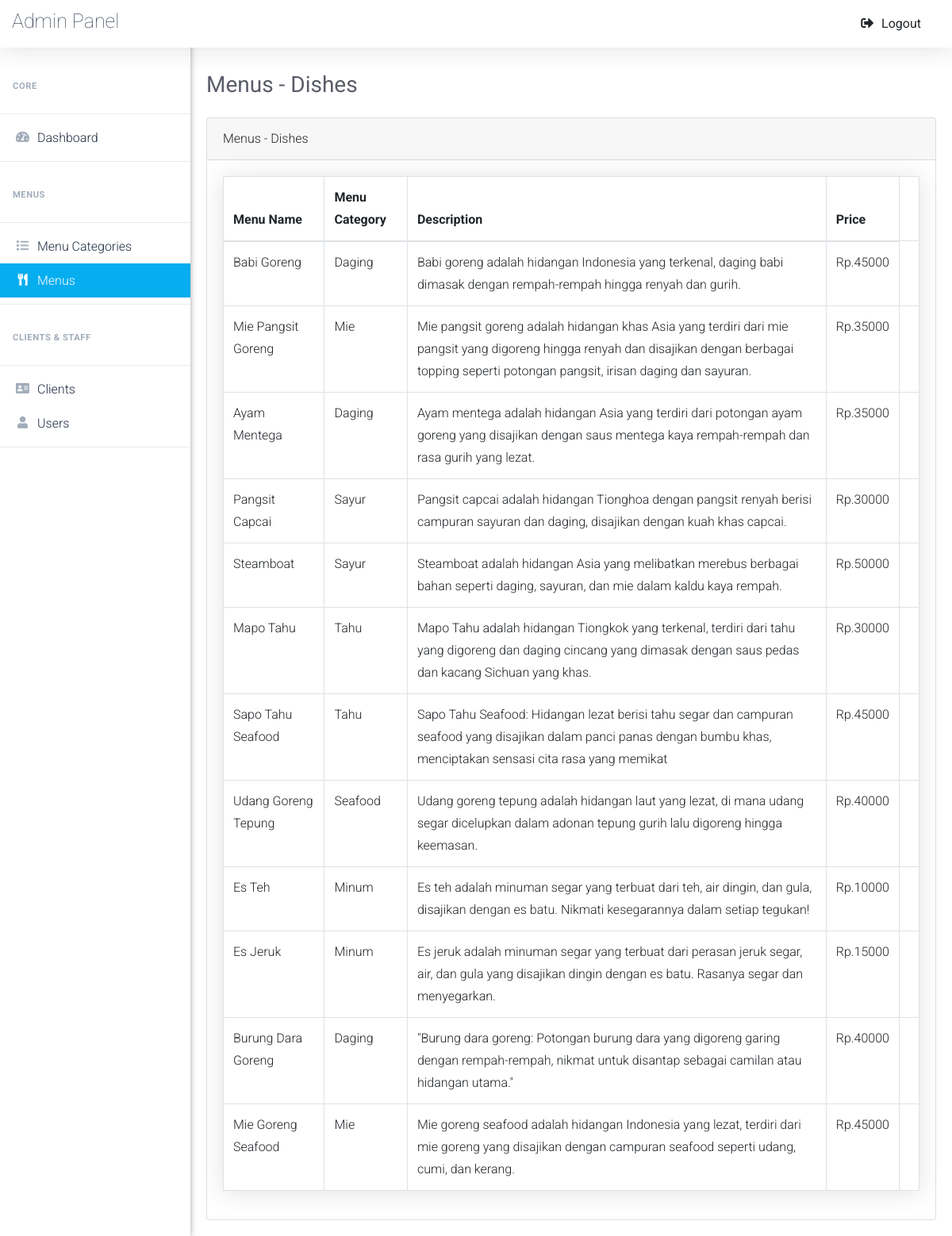
The page /admin/menus.php (signed in) on the database its author committed.
### tables this page shows
CREATE TABLE `menus` (
  `menu_id` int(5) NOT NULL,
  `menu_name` varchar(100) NOT NULL,
  `menu_description` varchar(255) NOT NULL,
  `menu_price` int(11) DEFAULT NULL,
  `menu_image` varchar(255) NOT NULL,
  `category_id` int(3) NOT NULL
);

CREATE TABLE `menu_categories` (
  `category_id` int(3) NOT NULL,
  `category_name` varchar(50) NOT NULL
);

### admin/menus.php (the view, shortened to what this page needs)
<?php
	$pageTitle = 'Menus - Dishes';
	if(isset($_SESSION['username_restaurant_qRewacvAqzA']) && isset($_SESSION['password_restaurant_qRewacvAqzA']))
	{
		include 'connect.php';
		include 'Includes/templates/header.php';
		include 'Includes/templates/navbar.php';
        ?>
        <?php
            $do = '';
            if(isset($_GET['do']) && in_array(htmlspecialchars($_GET['do']), array('Add','Edit')))
                $do = $_GET['do'];
            else
                $do = 'Manage';
            if($do == "Manage")
            {
                $stmt = $con->prepare("SELECT * FROM menus m, menu_categories mc where mc.category_id = m.category_id");
                $stmt->execute();
                $menus = $stmt->fetchAll();
            ?>
                <div class="card">
                    <div class="card-header">
                        <?php echo $pageTitle; ?>
                    </div>
                    <div class="card-body">
                        <table class="table table-bordered menus-table">
                            <thead>
                                <tr>
                                    <th scope="col">Menu Name</th>
                                    <th scope="col">Menu Category</th>
                                    <th scope="col">Description</th>
                                    <th scope="col">Price</th>
                                </tr>
                            </thead>
                            <tbody>
                                <?php
                                    foreach($menus as $menu)
                                    {
                                        echo "<tr>";
                                            echo "<td>";
                                                echo $menu['menu_name'];
                                            echo "</td>";
                                            echo "<td style = 'text-transform:capitalize'>";
                                                echo $menu['category_name'];
                                            echo "</td>";
                                            echo "<td>";
                                                echo $menu['menu_description'];
                                            echo "</td>";
                                            echo "<td>";
                                                echo "Rp.".$menu['menu_price'];
                                            echo "</td>";
                                            echo "<td>";
                                                    ?>
                                                    <?php
                                            echo "</td>";
                                        echo "</tr>";
                                    }
                                ?>
                            </tbody>
                        </table>
                    </div>
                </div>
            <?php
            }
    }
?>

### admin/Design/css/main.css (style rules this page uses)
html { scroll-behavior: smooth; }
body { font-family: 'Roboto', sans-serif; font-size: 16px; line-height: 28px; font-weight: 300; }

### admin/menus.php (style rules this page uses)
.menus-table { -webkit-box-shadow: 0 .15rem 1.75rem 0 rgba(58,59,69,.15)!important; box-shadow: 0 .15rem 1.75rem 0 rgba(58,59,69,.15)!important; }

### rows shown on the page
menus: menu_name "Babi Goreng", category.category_name "Daging", menu_description "Babi goreng adalah hidangan Indonesia yang terkenal, daging babi dimasak dengan rempah-rempah hingga renyah dan gurih.", menu_price "45000"
menus: menu_name "Mie Pangsit Goreng", category.category_name "Mie", menu_description "Mie pangsit goreng adalah hidangan khas Asia yang terdiri dari mie pangsit yang digoreng hingga renyah dan disajikan dengan berbagai topping seperti potongan pangsit, irisan daging dan sayuran.", menu_price "35000"
menus: menu_name "Ayam Mentega", category.category_name "Daging", menu_description "Ayam mentega adalah hidangan Asia yang terdiri dari potongan ayam goreng yang disajikan dengan saus mentega kaya rempah-rempah dan rasa gurih yang lezat.", menu_price "35000"
menus: menu_name "Pangsit Capcai", category.category_name "Sayur", menu_description "Pangsit capcai adalah hidangan Tionghoa dengan pangsit renyah berisi campuran sayuran dan daging, disajikan dengan kuah khas capcai.", menu_price "30000"
menus: menu_name "Steamboat", category.category_name "Sayur", menu_description "Steamboat adalah hidangan Asia yang melibatkan merebus berbagai bahan seperti daging, sayuran, dan mie dalam kaldu kaya rempah.", menu_price "50000"
menus: menu_name "Mapo Tahu", category.category_name "Tahu", menu_description "Mapo Tahu adalah hidangan Tiongkok yang terkenal, terdiri dari tahu yang digoreng dan daging cincang yang dimasak dengan saus pedas dan kacang Sichuan yang khas.", menu_price "30000"
menus: menu_name "Sapo Tahu Seafood", category.category_name "Tahu", menu_description "Sapo Tahu Seafood: Hidangan lezat berisi tahu segar dan campuran seafood yang disajikan dalam panci panas dengan bumbu khas, menciptakan sensasi cita rasa yang memikat", menu_price "45000"
menus: menu_name "Udang Goreng Tepung", category.category_name "Seafood", menu_description "Udang goreng tepung adalah hidangan laut yang lezat, di mana udang segar dicelupkan dalam adonan tepung gurih lalu digoreng hingga keemasan.", menu_price "40000"
menus: menu_name "Es Teh", category.category_name "Minum", menu_description "Es teh adalah minuman segar yang terbuat dari teh, air dingin, dan gula, disajikan dengan es batu. Nikmati kesegarannya dalam setiap tegukan!", menu_price "10000"
menus: menu_name "Es Jeruk", category.category_name "Minum", menu_description "Es jeruk adalah minuman segar yang terbuat dari perasan jeruk segar, air, dan gula yang disajikan dingin dengan es batu. Rasanya segar dan menyegarkan.", menu_price "15000"
menus: menu_name "Burung Dara Goreng", category.category_name "Daging", menu_description "\"Burung dara goreng: Potongan burung dara yang digoreng garing dengan rempah-rempah, nikmat untuk disantap sebagai camilan atau hidangan utama.\"", menu_price "40000"
menus: menu_name "Mie Goreng Seafood", category.category_name "Mie", menu_description "Mie goreng seafood adalah hidangan Indonesia yang lezat, terdiri dari mie goreng yang disajikan dengan campuran seafood seperti udang, cumi, dan kerang.", menu_price "45000"

### other values the page prints
$pageTitle "Menus - Dishes"
